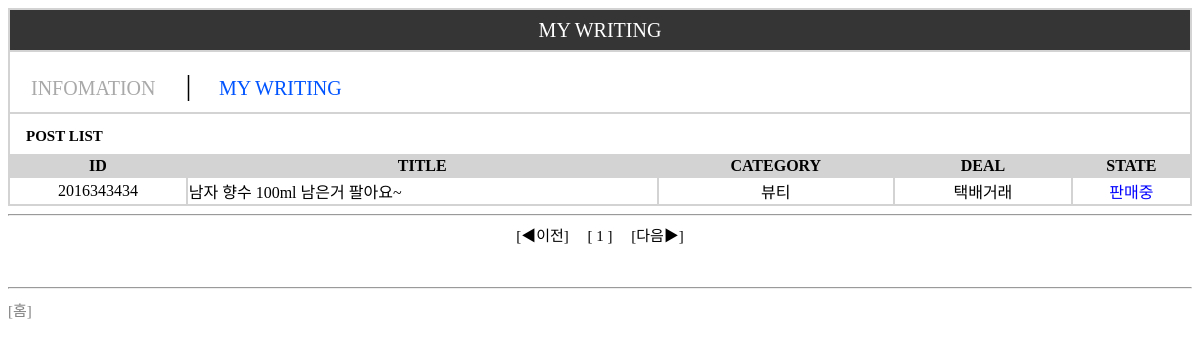
Page /mywritten.php (signed in) on the committed database.
### tables this page shows
CREATE TABLE `writes` (
  `outoID` int(11) NOT NULL,
  `id` varchar(40) NOT NULL,
  `subject` varchar(50) NOT NULL,
  `category` varchar(20) NOT NULL,
  `deal` varchar(10) DEFAULT NULL,
  `price` int(20) DEFAULT NULL,
  `content` text NOT NULL,
  `imgname` varchar(100) DEFAULT NULL,
  `data` mediumblob,
  `soldout` int(11) DEFAULT NULL
);

### mywritten.php (the view, shortened to what this page needs)
<?php
$con = mysqli_connect('localhost','flea','7941','flea');
$mtotal=0;
$mview=9;
if(isset($_GET['mpage']) && $_GET['mpage'] !=""){
		$mpage = $_GET['mpage'];
}else{
	$mpage=1;
}
$query = "SELECT * FROM writes WHERE id='$_SESSION[login]'";
$result = mysqli_query($con,$query);
while($row = mysqli_fetch_array($result)){
	$mtotal++;
}
$mlink=ceil(($mtotal/$mview)+0.5);
$pagarray = get_page($mtotal,$mview,$mlink,$mpage);
function get_page($mtotal,$mview,$mlink,$mpage) {
  $p[total] = ceil($mtotal / $mview);
  $p[srt] = floor(($mpage -1) / $mlink) * $mlink +1;
  $p[end] = ($p[srt] + $mlink -1 > $p[total]) ? $p[total] : $p[srt] + $mlink -1;
  $p[prev] = ($mpage < $mlink) ? $p[srt] : $p[srt] -1;
  $p[next] = ($p[end] +1 > $p[total]) ? $p[end] : $p[end] +1;
  return $p;
}
?>
<html>
<body>
<table border=0 width=100%>
<tr>
<td class="top0" colspan=5 >MY WRITING</td>
</tr>
<tr>
<td class="top1" colspan=5 >
<a class=ipage href=mypage.php>　INFOMATION</a>　|
<a class=wpage href=mywritten.php>　MY WRITING</a>
</td>
</tr>
<tr>
<td class=info colspan=5 ><b>　POST LIST<b/></td>
</tr>
<tr>
<td class="key"><b>ID</b></td>
<td class="key"><b>TITLE</b></td>
<td class="key"><b>CATEGORY</b></td>
<td class="key"><b>DEAL</b></td>
<td class="key"><b>STATE</b></td>
</tr>
<?php
$query = "SELECT * FROM writes WHERE id='$_SESSION[login]' ORDER BY outoID DESC";
$result = mysqli_query($con,$query);
$item=0;
while($row = mysqli_fetch_array($result)){
	if($item >= (($mpage*9)-9)){
?>
<tr>
<td class="value" width=15%><?php echo "<a class=written href=board.php?outoid=$row[outoID]>".$row[id]."</a>";?></td>
<td class="value2" width=40%><?php echo "<a class=written href=board.php?outoid=$row[outoID]>".$row[subject]."</a>";?></td>
<td class="value" width=20%><?php echo "<a class=written href=board.php?outoid=$row[outoID]>".$row[category]."</a>";?></td>
<td class="value" width=15%><?php echo "<a class=written href=board.php?outoid=$row[outoID]>".$row[deal]."</a>";?></td>
<td class="value" width=10%><?php if($row[soldout]==1){echo "<font color=red>판매완료</font>";}else{echo "<font color=blue>판매중</font>";}?></td>
</tr>
<?php
	}
	$item++;
}
?>
</table>
</body>
</html>
<?php
echo "<hr/><center>";
echo "<form method='post' action='".$_SERVER['PHP_SELF']."'>";
echo "<a class='item' href=mywritten.php?mpagearray=$pagarray[prev]> [◀이전]　</a>";
for($i=$pagarray[srt]; $i<=$pagarray[end]; $i++) {
	if($page==$i){
			echo "<a class='item' href=mywritten.php?mpage=$i><b> [ ".$i." ] </b></a>";
	}else{
		echo "<a class='item' href=mywritten.php?mpage=$i&sort=$sort> [ ".$i." ] </a>";
	}
}
echo "<a class='item' href=mywritten.php?mpage=$i&mpagearray=$pagarray[next]>　[다음▶] </a>";
echo "</form>";
echo "<br/><hr/>";
echo "</center>";
echo "<a class=button href='main.php?category=$category&page=$page'>[홈]</a>　";
?>

### mywritten.php (style rules this page uses)
table { font-size:100%;background:lightgray; }
td.top0 { text-align: center; background:#353535; height:40px; font-size:20; color:white; }
td.top1 { background:white; height:60px; font-size:30; }
td.key { background:lightgray; text-align:center; }
td.value { background:white; text-align:center; }
td.value2 { background:white; }
td.info { background:white; height:40px; font-size:15; }
a.written { color:black; text-decoration:none; }
a.button { font-size:15px; color:gray; text-decoration:none; }
a.ipage { font-size:20; color:darkgray; text-decoration:none; }
a.wpage { font-size:20; color:#0054FF; text-decoration:none; }
a.item { font-size:15px; color:black; text-decoration:none; }

### rows in the picture
writes: id "2016343434", subject "남자 향수 100ml 남은거 팔아요~", category "뷰티", deal "택배거래", shows "판매중"
